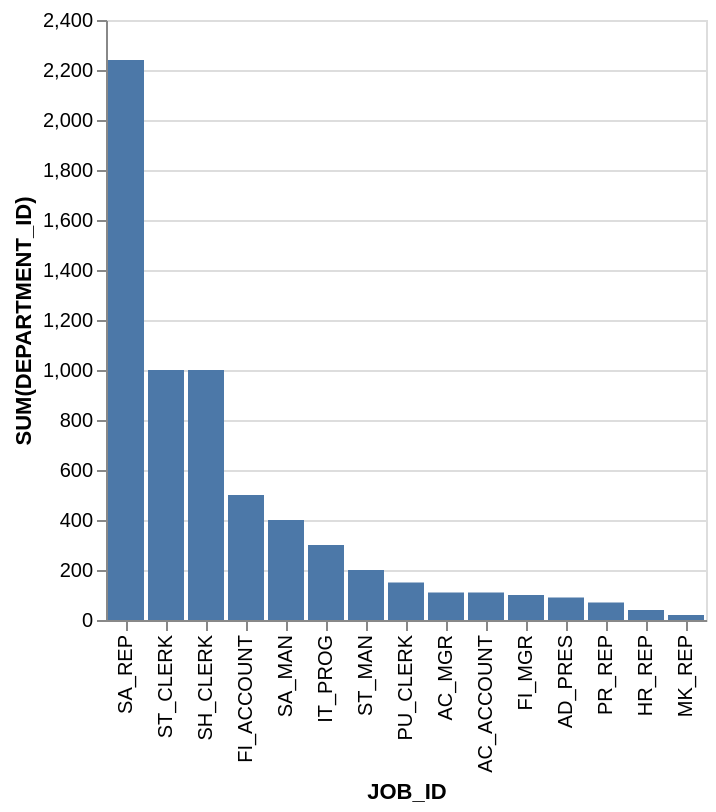

Write a Vega-Lite specification for this figure.
### Vega-Lite specification from a JSON file in a GitHub repository (floating-point values rounded to 4 significant figures)
{"data": {"values": [{"x_data": "SA_REP", "y_data": 2240}, {"x_data": "ST_CLERK", "y_data": 1000}, {"x_data": "SH_CLERK", "y_data": 1000}, {"x_data": "FI_ACCOUNT", "y_data": 500}, {"x_data": "SA_MAN", "y_data": 400}, {"x_data": "IT_PROG", "y_data": 300}, {"x_data": "ST_MAN", "y_data": 200}, {"x_data": "PU_CLERK", "y_data": 150}, {"x_data": "AC_MGR", "y_data": 110}, {"x_data": "AC_ACCOUNT", "y_data": 110}, {"x_data": "FI_MGR", "y_data": 100}, {"x_data": "AD_PRES", "y_data": 90}, {"x_data": "PR_REP", "y_data": 70}, {"x_data": "HR_REP", "y_data": 40}, {"x_data": "MK_REP", "y_data": 20}]}, "mark": "bar", "encoding": {"x": {"field": "x_data", "type": "nominal", "title": "JOB_ID", "sort": {"op": "sum", "field": "y_data", "order": "descending"}}, "y": {"field": "y_data", "type": "quantitative", "title": "SUM(DEPARTMENT_ID)"}}}
